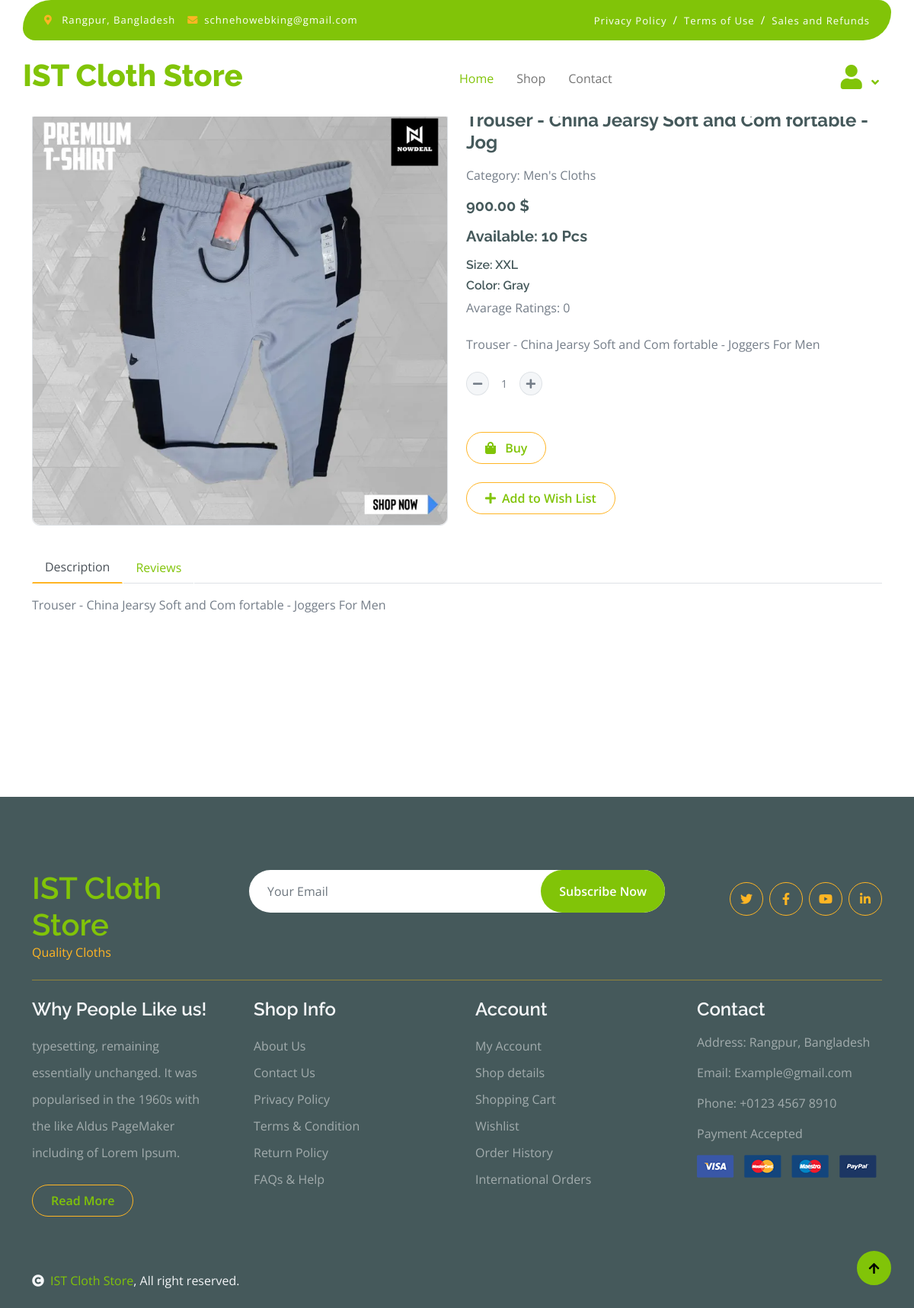
Screenshot of /shop/details/28/ with the database file from the repository.
### products/models.py (models this page shows, shortened)
class Product(models.Model):
    name = models.CharField(max_length=50)
    price = models.DecimalField(max_digits=10, decimal_places=2)
    quantity = models.IntegerField()
    description = models.TextField()
    category = models.ForeignKey(Category, on_delete=models.CASCADE)
    size = models.ForeignKey(Size, on_delete=models.CASCADE)
    color = models.ForeignKey(Color, on_delete=models.CASCADE)
    image = models.ImageField(upload_to="products/media/", blank=True, null=True)

### categories/models.py (models this page shows)
class Category(models.Model):
    name = models.CharField(max_length=100)
    image = models.ImageField(upload_to="categories/media/", blank=True, null=True)
    slug = models.SlugField(max_length=100,unique=True, null=True, blank=True)
    def __str__(self):
        return self.name

class Size(models.Model):
    name = models.CharField(max_length=100)
    slug = models.SlugField(max_length=100,unique=True, null=True, blank=True)
    def __str__(self):
        return self.name

class Color(models.Model):
    name = models.CharField(max_length=100)
    slug = models.SlugField(max_length=100,unique=True, null=True, blank=True)
    def __str__(self):
        return self.name

### products/views.py (the view)
# urls.py: path('details/<int:product_id>/', views.ProductDetailsPageView.as_view(), name="productDetailspage"),
class ProductDetailsPageView(DetailView):
    model = Product
    template_name = './products/product_details.html'
    pk_url_kwarg = 'product_id'
    def get_context_data(self, **kwargs):
        context = super().get_context_data(**kwargs)
        product = self.get_object()
        if self.request.user.is_authenticated:
            user_has_bought_product = Purchase.objects.filter(user=self.request.user, product=product).first()
            can_add_review = user_has_bought_product.user_id == self.request.user.id if user_has_bought_product else False
        else:
            user_has_bought_product = None
            can_add_review = False
        reviews = Review.objects.filter(product=product)
        average_rating = reviews.aggregate(avg_rating=Avg('rating'))['avg_rating'] or 0
        review_form = ReviewForm
        context['reviews'] = reviews
        context['can_add_review'] = can_add_review
        context['review_form'] = review_form
        context['average_rating'] = average_rating
        return context

### products/templates/products/product_details.html (shortened to what this page needs)
{% extends 'base.html' %}
{% block content %}
 <div class="container-fluid py-5 mt-5">
    <div class="container py-5">
        {% include 'messages.html' %}
        <div class="row g-4 mb-5">
            <div class="col-lg-12 col-xl-12">
                <div class="row g-4">
                    <div class="col-lg-6">
                        <div class="border rounded">
                            <a href="#">
                                <img src="{{product.image.url}}" class="img-fluid rounded" alt="Image">
                            </a>
                        </div>
                    </div>
                    <div class="col-lg-6">
                        <h4 class="fw-bold mb-3">{{product.name}}</h4>
                        <p class="mb-3">Category: {{product.category}}</p>
                        <h5 class="fw-bold mb-3">{{product.price}} $</h5>
                        <h5 class="fw-bold mb-3"> Available: {{product.quantity}} Pcs</h5>
                        <h6 class=""> Size: {{product.size}}</h6>
                        <h6 class=""> Color: {{product.color}}</h6>
                        <div class="d-flex mb-4">
                            Avarage Ratings: {{ average_rating }}
                        </div>
                        <p class="mb-4">{{product.description}}</p>
                        <div class="input-group quantity mb-5" style="width: 100px;">
                            <div class="input-group-btn">
                                <button class="btn btn-sm btn-minus rounded-circle bg-light border" >
                                    <i class="fa fa-minus"></i>
                                </button>
                            </div>
                            <input name="quantity" type="text" class="form-control form-control-sm text-center border-0" value="1">
                            <div class="input-group-btn">
                                <button class="btn btn-sm btn-plus rounded-circle bg-light border">
                                    <i class="fa fa-plus"></i>
                                </button>
                            </div>
                        </div>
                        <form action="{% url 'buy_product' product.id %}" method="POST">
                            <button type="submit" class="btn border border-secondary rounded-pill px-4 py-2 mb-4 text-primary"> <i class="fa fa-shopping-bag me-2 text-primary"> </i> Buy</button>
                        </form>
                        <form method="post" action="{% url 'add_to_wishlist' product.id %}">
                            <button type="submit" class="btn border border-secondary rounded-pill px-4 py-2 mb-4 text-primary"><i class="fa fa-plus me-2 text-primary"> </i>Add to Wish List</button>
                        </form>
                    </div>
                    <div class="col-lg-12">
                        <nav>
                            <div class="nav nav-tabs mb-3">
                                <button class="nav-link active border-white border-bottom-0" type="button" role="tab"
                                    id="nav-about-tab" data-bs-toggle="tab" data-bs-target="#nav-about"
                                    aria-controls="nav-about" aria-selected="true">Description</button>
                                <button class="nav-link border-white border-bottom-0" type="button" role="tab"
                                    id="nav-mission-tab" data-bs-toggle="tab" data-bs-target="#nav-mission"
                                    aria-controls="nav-mission" aria-selected="false">Reviews</button>
                            </div>
                        </nav>
                        <div class="tab-content mb-5">
                            <div class="tab-pane active" id="nav-about" role="tabpanel" aria-labelledby="nav-about-tab">
                                <p>{{product.description}}</p>
                            </div>
                        </div>
                    </div>
                </div>
            </div>
        </div>
    </div>
</div>
{% endblock %}

### core/static/css/style.css (style rules this page uses)
.btn { font-weight: 600; transition: .5s; }
.btn.border-secondary { transition: 0.5s; }
.nav.nav-tabs .nav-link.active { border-bottom: 2px solid #FFB524 !important; }

### rows the page displays
Product: image (picture), name "Trouser - China Jearsy Soft and Com fortable - Jog", category "Men's Cloths", price "900.00", quantity "10", size "XXL", color "Gray", description "Trouser - China Jearsy Soft and Com fortable - Joggers For Men"

### other values shown
{{ average_rating }} "0"
